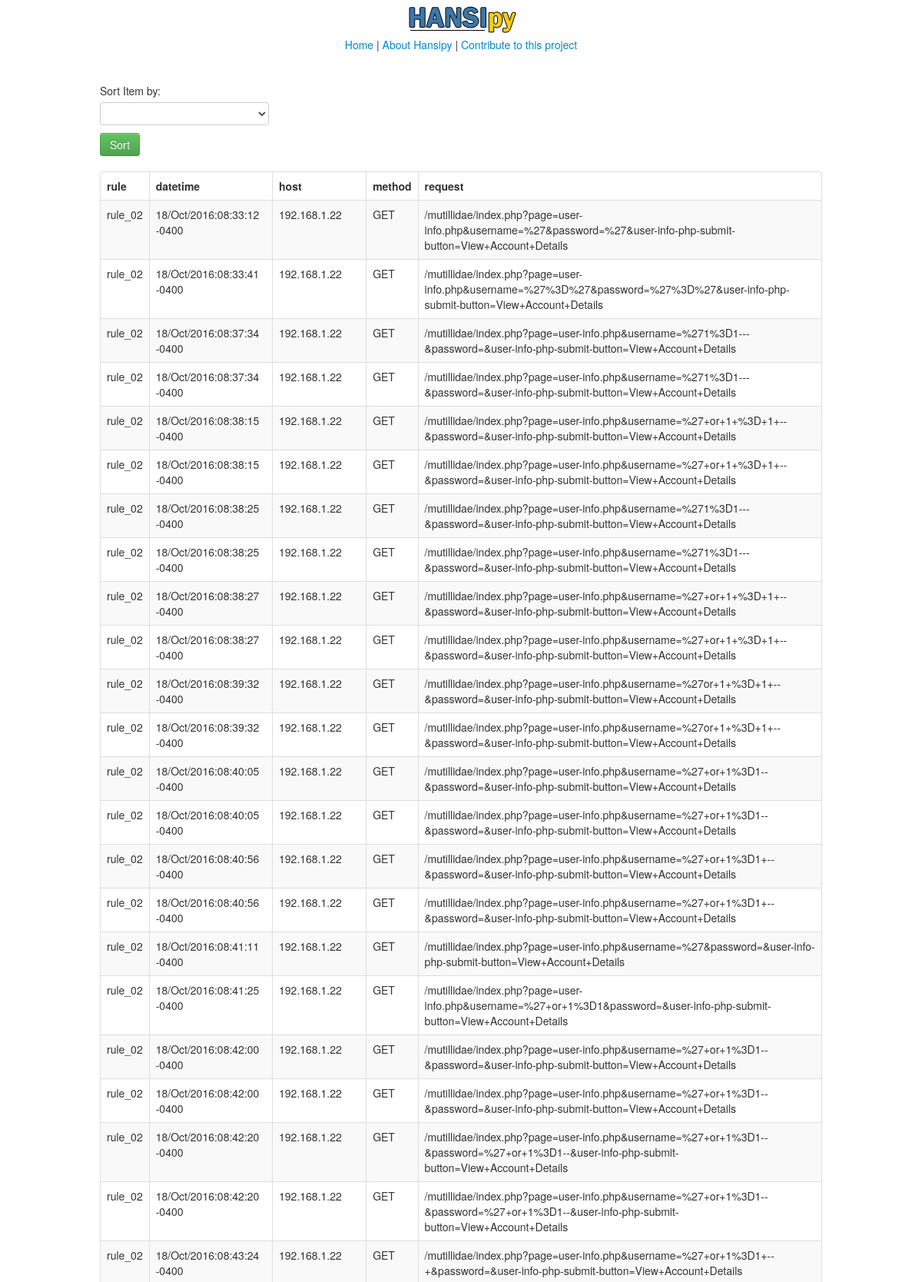
The page / (upper part) on the database its author committed.
### tables this page shows
CREATE TABLE `hansipytable` (
  `rule` varchar(10) NOT NULL,
  `date_time` varchar(30) NOT NULL,
  `host` varchar(100) NOT NULL,
  `method` varchar(10) NOT NULL,
  `request` text NOT NULL
);

### index.php (the view, shortened to what this page needs)
<?php include('header.php'); ?>
<body>
    <div class="row-fluid">
        <div class="span12">
            <div class="container">
<br><br>
                <form method="POST" action="sort.php">
				<label>Sort Item by:</label>
				<select name="sort" required>
				<option></option>
				<option>rule_01</option>
				</select>
				<br>
				<input type="submit" class="btn btn-success" name="submit" value="Sort">
				</form>
                        <table  class="table table-striped table-bordered">
                            <thead>
                                <tr>
                                    <th>rule</th>
                                    <th>datetime</th>
                                    <th>host</th>
                                    <th>method</th>
                                    <th>request</th>
                                </tr>
                            </thead>
                            <tbody>
							<?php
							$query=mysql_query("select * from hansipytable")or die(mysql_error());
							while($row=mysql_fetch_array($query)){
							?>
										<tr>
                                         <td><?php echo $row['rule'] ?></td>
                                         <td><?php echo $row['date_time'] ?></td>
                                         <td><?php echo $row['host'] ?></td>
                                         <td><?php echo $row['method'] ?></td>
                                         <td><?php echo $row['request'] ?></td>
                                </tr>
						          <?php } ?>
                            </tbody>
                        </table>
        </div>
        </div>
        </div>
</body>
</html>

### header.php (shortened to what this page needs)
<!DOCTYPE html>
<html lang="en">
    <head>
        <link href="css/bootstrap.css" rel="stylesheet" type="text/css" media="screen">
		<center>
		<img src="./img/hansipylogo.png">
		<br><a href="index.php">Home</a> | <a href="about.php">About Hansipy</a> | <a href="https://github.com/pobyzaarif/">Contribute to this project</a>
		</center>
</head>

### rows shown on the page
hansipytable: rule "rule_02", date_time "18/Oct/2016:08:33:12 -0400", host "192.168.1.22", method "GET", request "/mutillidae/index.php?page=user-info.php&username=%27&password=%27&user-info-php-submit-button=View+Account+Details"
hansipytable: rule "rule_02", date_time "18/Oct/2016:08:33:41 -0400", host "192.168.1.22", method "GET", request "/mutillidae/index.php?page=user-info.php&username=%27%3D%27&password=%27%3D%27&user-info-php-submit-button=View+Account+Details"
hansipytable: rule "rule_02", date_time "18/Oct/2016:08:37:34 -0400", host "192.168.1.22", method "GET", request "/mutillidae/index.php?page=user-info.php&username=%271%3D1---&password=&user-info-php-submit-button=View+Account+Details"
hansipytable: rule "rule_02", date_time "18/Oct/2016:08:37:34 -0400", host "192.168.1.22", method "GET", request "/mutillidae/index.php?page=user-info.php&username=%271%3D1---&password=&user-info-php-submit-button=View+Account+Details"
hansipytable: rule "rule_02", date_time "18/Oct/2016:08:38:15 -0400", host "192.168.1.22", method "GET", request "/mutillidae/index.php?page=user-info.php&username=%27+or+1+%3D+1+--&password=&user-info-php-submit-button=View+Account+Details"
hansipytable: rule "rule_02", date_time "18/Oct/2016:08:38:15 -0400", host "192.168.1.22", method "GET", request "/mutillidae/index.php?page=user-info.php&username=%27+or+1+%3D+1+--&password=&user-info-php-submit-button=View+Account+Details"
hansipytable: rule "rule_02", date_time "18/Oct/2016:08:38:25 -0400", host "192.168.1.22", method "GET", request "/mutillidae/index.php?page=user-info.php&username=%271%3D1---&password=&user-info-php-submit-button=View+Account+Details"
hansipytable: rule "rule_02", date_time "18/Oct/2016:08:38:25 -0400", host "192.168.1.22", method "GET", request "/mutillidae/index.php?page=user-info.php&username=%271%3D1---&password=&user-info-php-submit-button=View+Account+Details"
hansipytable: rule "rule_02", date_time "18/Oct/2016:08:38:27 -0400", host "192.168.1.22", method "GET", request "/mutillidae/index.php?page=user-info.php&username=%27+or+1+%3D+1+--&password=&user-info-php-submit-button=View+Account+Details"
hansipytable: rule "rule_02", date_time "18/Oct/2016:08:38:27 -0400", host "192.168.1.22", method "GET", request "/mutillidae/index.php?page=user-info.php&username=%27+or+1+%3D+1+--&password=&user-info-php-submit-button=View+Account+Details"
hansipytable: rule "rule_02", date_time "18/Oct/2016:08:39:32 -0400", host "192.168.1.22", method "GET", request "/mutillidae/index.php?page=user-info.php&username=%27or+1+%3D+1+--&password=&user-info-php-submit-button=View+Account+Details"
hansipytable: rule "rule_02", date_time "18/Oct/2016:08:39:32 -0400", host "192.168.1.22", method "GET", request "/mutillidae/index.php?page=user-info.php&username=%27or+1+%3D+1+--&password=&user-info-php-submit-button=View+Account+Details"
hansipytable: rule "rule_02", date_time "18/Oct/2016:08:40:05 -0400", host "192.168.1.22", method "GET", request "/mutillidae/index.php?page=user-info.php&username=%27+or+1%3D1--&password=&user-info-php-submit-button=View+Account+Details"
hansipytable: rule "rule_02", date_time "18/Oct/2016:08:40:05 -0400", host "192.168.1.22", method "GET", request "/mutillidae/index.php?page=user-info.php&username=%27+or+1%3D1--&password=&user-info-php-submit-button=View+Account+Details"
hansipytable: rule "rule_02", date_time "18/Oct/2016:08:40:56 -0400", host "192.168.1.22", method "GET", request "/mutillidae/index.php?page=user-info.php&username=%27+or+1%3D1+--&password=&user-info-php-submit-button=View+Account+Details"
hansipytable: rule "rule_02", date_time "18/Oct/2016:08:40:56 -0400", host "192.168.1.22", method "GET", request "/mutillidae/index.php?page=user-info.php&username=%27+or+1%3D1+--&password=&user-info-php-submit-button=View+Account+Details"
hansipytable: rule "rule_02", date_time "18/Oct/2016:08:41:11 -0400", host "192.168.1.22", method "GET", request "/mutillidae/index.php?page=user-info.php&username=%27&password=&user-info-php-submit-button=View+Account+Details"
hansipytable: rule "rule_02", date_time "18/Oct/2016:08:41:25 -0400", host "192.168.1.22", method "GET", request "/mutillidae/index.php?page=user-info.php&username=%27+or+1%3D1&password=&user-info-php-submit-button=View+Account+Details"
hansipytable: rule "rule_02", date_time "18/Oct/2016:08:42:00 -0400", host "192.168.1.22", method "GET", request "/mutillidae/index.php?page=user-info.php&username=%27+or+1%3D1--&password=&user-info-php-submit-button=View+Account+Details"
hansipytable: rule "rule_02", date_time "18/Oct/2016:08:42:00 -0400", host "192.168.1.22", method "GET", request "/mutillidae/index.php?page=user-info.php&username=%27+or+1%3D1--&password=&user-info-php-submit-button=View+Account+Details"
hansipytable: rule "rule_02", date_time "18/Oct/2016:08:42:20 -0400", host "192.168.1.22", method "GET", request "/mutillidae/index.php?page=user-info.php&username=%27+or+1%3D1--&password=%27+or+1%3D1--&user-info-php-submit-button=View+Account+Details"
hansipytable: rule "rule_02", date_time "18/Oct/2016:08:42:20 -0400", host "192.168.1.22", method "GET", request "/mutillidae/index.php?page=user-info.php&username=%27+or+1%3D1--&password=%27+or+1%3D1--&user-info-php-submit-button=View+Account+Details"
hansipytable: rule "rule_02", date_time "18/Oct/2016:08:43:24 -0400", host "192.168.1.22", method "GET", request "/mutillidae/index.php?page=user-info.php&username=%27+or+1%3D1+--+&password=&user-info-php-submit-button=View+Account+Details"
